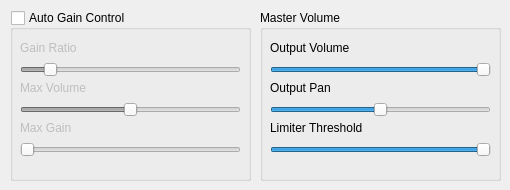
    <widget class="QWidget" name="master">
     <attribute name="title">
      <string>Volume</string>
     </attribute>
     <widget class="QGroupBox" name="agc">
      <property name="geometry">
       <rect>
        <x>10</x>
        <y>10</y>
        <width>241</width>
        <height>171</height>
       </rect>
      </property>
      <property name="title">
       <string>Auto Gain Control</string>
      </property>
      <property name="checkable">
       <bool>true</bool>
      </property>
      <property name="checked">
       <bool>false</bool>
      </property>
      <widget class="QSlider" name="gain">
       <property name="geometry">
        <rect>
         <x>10</x>
         <y>50</y>
         <width>221</width>
         <height>20</height>
        </rect>
       </property>
       <property name="minimum">
        <number>50</number>
       </property>
       <property name="maximum">
        <number>500</number>
       </property>
       <property name="value">
        <number>100</number>
       </property>
       <property name="tracking">
        <bool>true</bool>
       </property>
       <property name="orientation">
        <enum>Qt::Horizontal</enum>
       </property>
       <property name="invertedControls">
        <bool>false</bool>
       </property>
      </widget>
      <widget class="QLabel" name="gain_label">
       <property name="geometry">
        <rect>
         <x>10</x>
         <y>30</y>
         <width>211</width>
         <height>16</height>
        </rect>
       </property>
       <property name="text">
        <string>Gain Ratio</string>
       </property>
      </widget>
      <widget class="QLabel" name="maxvol_label">
       <property name="geometry">
        <rect>
         <x>10</x>
         <y>70</y>
         <width>211</width>
         <height>16</height>
        </rect>
       </property>
       <property name="text">
        <string>Max Volume</string>
       </property>
      </widget>
      <widget class="QSlider" name="maxvol">
       <property name="geometry">
        <rect>
         <x>10</x>
         <y>90</y>
         <width>221</width>
         <height>20</height>
        </rect>
       </property>
       <property name="minimum">
        <number>0</number>
       </property>
       <property name="maximum">
        <number>200</number>
       </property>
       <property name="value">
        <number>100</number>
       </property>
       <property name="tracking">
        <bool>true</bool>
       </property>
       <property name="orientation">
        <enum>Qt::Horizontal</enum>
       </property>
       <property name="invertedControls">
        <bool>false</bool>
       </property>
      </widget>
      <widget class="QLabel" name="maxgain_label">
       <property name="geometry">
        <rect>
         <x>10</x>
         <y>110</y>
         <width>211</width>
         <height>16</height>
        </rect>
       </property>
       <property name="text">
        <string>Max Gain</string>
       </property>
      </widget>
      <widget class="QSlider" name="maxgain">
       <property name="geometry">
        <rect>
         <x>10</x>
         <y>130</y>
         <width>221</width>
         <height>20</height>
        </rect>
       </property>
       <property name="minimum">
        <number>100</number>
       </property>
       <property name="maximum">
        <number>800</number>
       </property>
       <property name="value">
        <number>100</number>
       </property>
       <property name="tracking">
        <bool>true</bool>
       </property>
       <property name="orientation">
        <enum>Qt::Horizontal</enum>
       </property>
       <property name="invertedControls">
        <bool>false</bool>
       </property>
      </widget>
     </widget>
     <widget class="QGroupBox" name="mastervol">
      <property name="geometry">
       <rect>
        <x>260</x>
        <y>10</y>
        <width>241</width>
        <height>171</height>
       </rect>
      </property>
      <property name="title">
       <string>Master Volume</string>
      </property>
      <property name="checkable">
       <bool>false</bool>
      </property>
      <property name="checked">
       <bool>false</bool>
      </property>
      <widget class="QSlider" name="outvolume">
       <property name="geometry">
        <rect>
         <x>10</x>
         <y>50</y>
         <width>221</width>
         <height>20</height>
        </rect>
       </property>
       <property name="minimum">
        <number>0</number>
       </property>
       <property name="maximum">
        <number>100</number>
       </property>
       <property name="value">
        <number>100</number>
       </property>
       <property name="tracking">
        <bool>true</bool>
       </property>
       <property name="orientation">
        <enum>Qt::Horizontal</enum>
       </property>
       <property name="invertedControls">
        <bool>false</bool>
       </property>
      </widget>
      <widget class="QLabel" name="mastervol_label">
       <property name="geometry">
        <rect>
         <x>10</x>
         <y>30</y>
         <width>201</width>
         <height>16</height>
        </rect>
       </property>
       <property name="text">
        <string>Output Volume</string>
       </property>
      </widget>
      <widget class="QLabel" name="pan_label">
       <property name="geometry">
        <rect>
         <x>10</x>
         <y>70</y>
         <width>151</width>
         <height>16</height>
        </rect>
       </property>
       <property name="text">
        <string>Output Pan</string>
       </property>
      </widget>
      <widget class="QSlider" name="outputpan">
       <property name="geometry">
        <rect>
         <x>10</x>
         <y>90</y>
         <width>221</width>
         <height>20</height>
        </rect>
       </property>
       <property name="minimum">
        <number>-100</number>
       </property>
       <property name="maximum">
        <number>100</number>
       </property>
       <property name="value">
        <number>0</number>
       </property>
       <property name="tracking">
        <bool>true</bool>
       </property>
       <property name="orientation">
        <enum>Qt::Horizontal</enum>
       </property>
       <property name="invertedControls">
        <bool>false</bool>
       </property>
      </widget>
      <widget class="QLabel" name="limit_label">
       <property name="geometry">
        <rect>
         <x>10</x>
         <y>110</y>
         <width>171</width>
         <height>16</height>
        </rect>
       </property>
       <property name="text">
        <string>Limiter Threshold</string>
       </property>
      </widget>
      <widget class="QSlider" name="limiter">
       <property name="geometry">
        <rect>
         <x>10</x>
         <y>130</y>
         <width>221</width>
         <height>20</height>
        </rect>
       </property>
       <property name="minimum">
        <number>1</number>
       </property>
       <property name="maximum">
        <number>100</number>
       </property>
       <property name="value">
        <number>100</number>
       </property>
       <property name="tracking">
        <bool>true</bool>
       </property>
       <property name="orientation">
        <enum>Qt::Horizontal</enum>
       </property>
       <property name="invertedControls">
        <bool>false</bool>
       </property>
      </widget>
     </widget>
    </widget>
